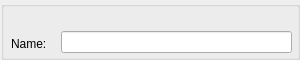
<?xml version="1.0" encoding="UTF-8"?>
<ui version="4.0">
 <class>ScreenPropertyGridWidget</class>
 <widget class="QWidget" name="ScreenPropertyGridWidget">
  <property name="geometry">
   <rect>
    <x>0</x>
    <y>0</y>
    <width>300</width>
    <height>60</height>
   </rect>
  </property>
  <property name="windowTitle">
   <string>Form</string>
  </property>
  <widget class="QGroupBox" name="groupBox">
   <property name="geometry">
    <rect>
     <x>1</x>
     <y>1</y>
     <width>299</width>
     <height>59</height>
    </rect>
   </property>
   <property name="title">
    <string/>
   </property>
   <widget class="QLabel" name="label">
    <property name="geometry">
     <rect>
      <x>10</x>
      <y>35</y>
      <width>51</width>
      <height>16</height>
     </rect>
    </property>
    <property name="text">
     <string>Name:</string>
    </property>
   </widget>
   <widget class="QLineEdit" name="screenNameLineEdit">
    <property name="geometry">
     <rect>
      <x>60</x>
      <y>30</y>
      <width>231</width>
      <height>22</height>
     </rect>
    </property>
   </widget>
  </widget>
 </widget>
 <resources/>
 <connections/>
</ui>
